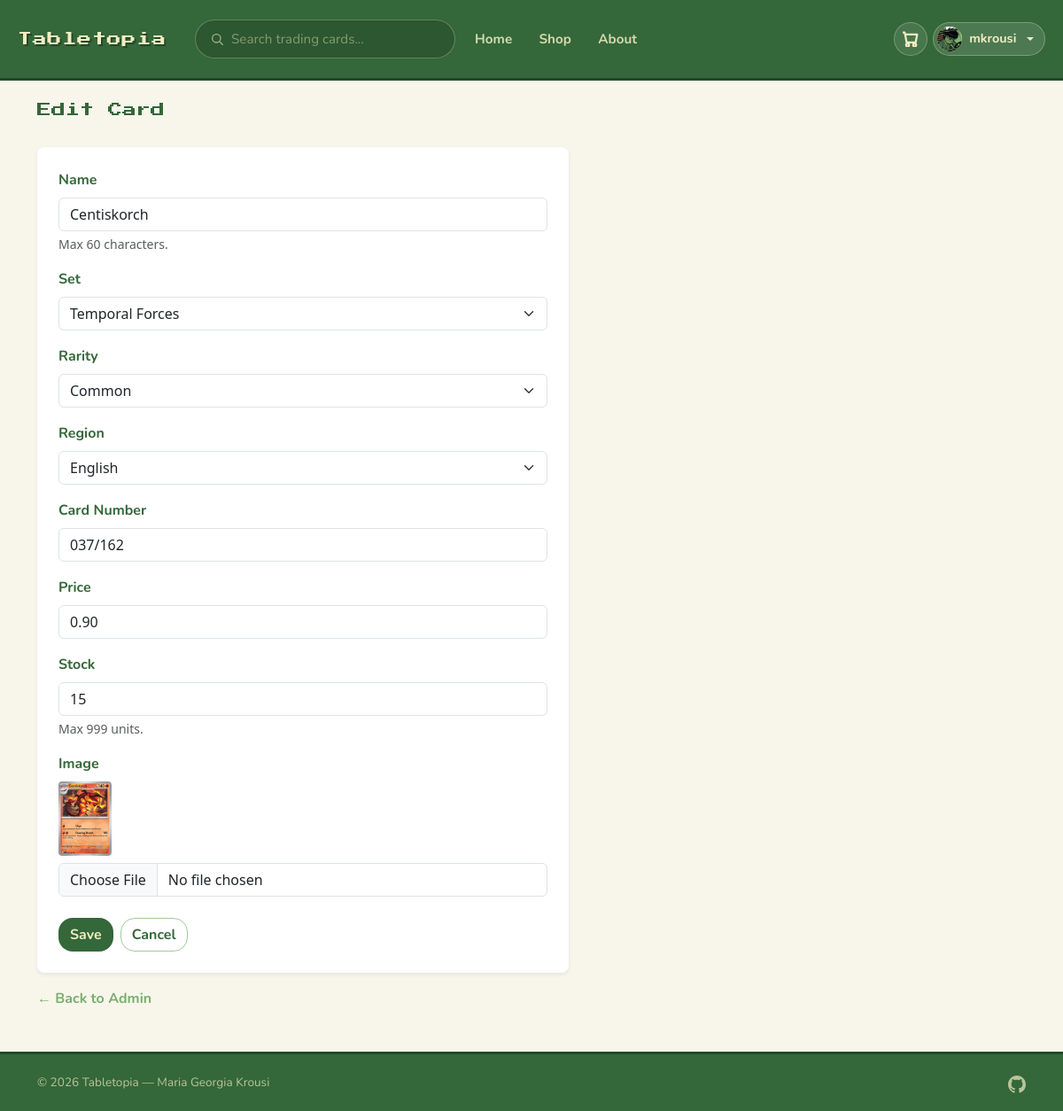
The app's page /admin-panel/cards/8/edit/ (signed in) with its own data.
### users/models.py (models this page shows, shortened)
class UserProfile(models.Model):
    user = models.OneToOneField('auth.User', on_delete=models.CASCADE)
    profile_picture = models.ImageField(upload_to='profile_pictures/', blank=True)
    bio = models.TextField(blank=True, max_length=150)
    HEADER_COLORS = [
        ('#344657', 'Forest'),
        ('#79ae6f', 'Sage'),
        ('#4a6fa5', 'Ocean'),
        ('#7b4f8e', 'Dusk'),
        ('#8b5e3c', 'Chestnut'),
        ('#c0545a', 'Berry'),
    ]
    header_color = models.CharField(max_length=7, choices=HEADER_COLORS, default='#344657')

### shop/models.py (models this page shows, shortened)
class Card(models.Model):
    RARITY = [
        ('common', 'Common'),
        ('uncommon', 'Uncommon'),
        ('rare', 'Rare'),
        ('holo_rare', 'Holo Rare'),
        ('reverse_holo', 'Reverse Holo'),
        ('double_rare', 'Double Rare'),
        ('ultra_rare', 'Ultra Rare'),
        ('illustration_rare', 'Illustration Rare'),
        ('special_illustration_rare', 'Special Illustration Rare'),
        ('hyper_rare', 'Hyper Rare'),
        ('secret_rare', 'Secret Rare'),
        ('ace_spec', 'ACE SPEC'),
        ('promo', 'Promo'),
    ]
    REGION = [
        ('en', 'English'),
        ('jp', 'Japanese'),
        ('cn', 'Chinese'),
        ('kr', 'Korean'),
        ('de', 'German'),
        ('fr', 'French'),
        ('it', 'Italian'),
        ('pt', 'Portuguese'),
        ('es', 'Spanish'),
    ]
    name = models.CharField(max_length=60) # card name, eg "Dreepy"
    set = models.ForeignKey(Set, on_delete=models.CASCADE) # foreign key to Set model
    rarity = models.CharField(max_length=25, choices=RARITY) # card rarity
    region = models.CharField(max_length=5, choices=REGION, default='en') # card region, default to EN
    card_number = models.CharField(max_length=20) # card number in the set, eg "TWM 128/167"
    images = models.ImageField(upload_to='card_images/', blank=True) # card images
    price = models.DecimalField(max_digits=7, decimal_places=2) # card price
    stock = models.IntegerField(default=1)  # how many of this card we have

class Set(models.Model):
    name = models.CharField(max_length=60) # card set name, eg "Twilight Masquerade"
    code = models.CharField(max_length=10) # card set code, eg "TWM"
    slug = models.SlugField(unique=True, max_length=60)

### shop/views.py (the view, shortened to what this page needs)
# urls.py: path('admin-panel/cards/<int:id>/edit/', views.admin_card_edit, name='admin-card-edit'),
@login_required
@staff_required
def admin_card_edit(request, id):
    card = get_object_or_404(Card, id=id)
    return render(request, 'shop/admin/card_form.html', _card_form_context('Edit', card=card))

### shop/views.py (called while the page is built)
def _card_form_context(action, card=None, error=None):
    return {
        'sets': Set.objects.all(),
        'rarities': Card.RARITY,
        'regions': Card.REGION,
        'action': action,
        'card': card,
        'error': error,
    }

### shop/templates/shop/admin/card_form.html (shortened to what this page needs)
{% extends "shop/base.html" %}
{% load static %}
{% block content %}
<div class="d-flex justify-content-between align-items-center mb-4">
    <h1 style="font-family:'Press Start 2P',monospace;font-size:1rem;color:var(--tt-dark-green);">{{ action }} Card</h1>
</div>
<div class="bg-white rounded-3 shadow-sm p-4" style="max-width:600px;">
    <form method="post" enctype="multipart/form-data">
        <div class="mb-3">
            <label class="form-label" style="font-family:'Nunito',sans-serif;font-weight:700;color:var(--tt-dark-green);">Name</label>
            <input type="text" name="name" class="form-control" value="{{ card.name }}" maxlength="60" minlength="1" placeholder="e.g. Pikachu EX" required>
            <div class="form-text">Max 60 characters.</div>
        </div>
        <div class="mb-3">
            <label class="form-label" style="font-family:'Nunito',sans-serif;font-weight:700;color:var(--tt-dark-green);">Set</label>
            <select name="set" class="form-select" required>
                {% for set in sets %}
                    <option value="{{ set.id }}" {% if card.set_id == set.id %}selected{% endif %}>{{ set.name }}</option>
                {% endfor %}
            </select>
        </div>
        <div class="mb-3">
            <label class="form-label" style="font-family:'Nunito',sans-serif;font-weight:700;color:var(--tt-dark-green);">Rarity</label>
            <select name="rarity" class="form-select" required>
                {% for value, label in rarities %}
                    <option value="{{ value }}" {% if card.rarity == value %}selected{% endif %}>{{ label }}</option>
                {% endfor %}
            </select>
        </div>
        <div class="mb-3">
            <label class="form-label" style="font-family:'Nunito',sans-serif;font-weight:700;color:var(--tt-dark-green);">Region</label>
            <select name="region" class="form-select" required>
                {% for value, label in regions %}
                    <option value="{{ value }}" {% if card.region == value %}selected{% endif %}>{{ label }}</option>
                {% endfor %}
            </select>
        </div>
        <div class="mb-3">
            <label class="form-label" style="font-family:'Nunito',sans-serif;font-weight:700;color:var(--tt-dark-green);">Card Number</label>
            <input type="text" name="card_number" class="form-control" value="{{ card.card_number }}" maxlength="20" pattern="[0-9]+/[0-9]+" placeholder="Format: card number / set total e.g. 128/167" required>
        </div>
        <div class="mb-3">
            <label class="form-label" style="font-family:'Nunito',sans-serif;font-weight:700;color:var(--tt-dark-green);">Price</label>
            <input type="number" name="price" class="form-control" value="{{ card.price }}" step="0.01" min="0.01" max="99999.99" required>
        </div>
        <div class="mb-3">
            <label class="form-label" style="font-family:'Nunito',sans-serif;font-weight:700;color:var(--tt-dark-green);">Stock</label>
            <input type="number" name="stock" class="form-control" value="{{ card.stock }}" min="0" max="999" placeholder="e.g. 1">
            <div class="form-text">Max 999 units.</div>
        </div>
        <div class="mb-4">
            <label class="form-label" style="font-family:'Nunito',sans-serif;font-weight:700;color:var(--tt-dark-green);">Image</label>
            {% if card.images %}
                <div class="mb-2">
                    <img src="{{ card.images.url }}" width="60" height="84" style="object-fit:cover;border-radius:0.25rem;">
                </div>
            {% endif %}
            <input type="file" name="images" class="form-control" accept="image/*">
        </div>
        <div class="d-flex gap-2">
            <button type="submit" class="btn" style="background:var(--tt-dark-green);color:var(--tt-cream);border-radius:1rem;font-family:'Nunito',sans-serif;font-weight:700;">Save</button>
            <a href="{% url 'admin-cards' %}" class="btn" style="border:0.094rem solid var(--tt-light-green);color:var(--tt-dark-green);border-radius:1rem;font-family:'Nunito',sans-serif;font-weight:700;">Cancel</a>
        </div>
    </form>
</div>
<div class="mt-3">
    <a href="{% url 'admin-dashboard' %}" style="font-family:'Nunito',sans-serif;font-weight:700;color:var(--tt-mid-green);text-decoration:none;">← Back to Admin</a>
</div>
{% endblock %}

### shop/templates/shop/base.html (shortened to what this page needs)
{% load static %}
<!DOCTYPE html>
<html lang="en">
    <head>
        <link href="https://cdn.jsdelivr.net/npm/bootstrap@5.3.0/dist/css/bootstrap.min.css" rel="stylesheet">
        <link rel="stylesheet" href="{% static 'shop/css/base.css' %}">
    </head>
    <body>
        <nav class="tt-nav navbar navbar-expand-lg sticky-top" data-bs-theme="dark">
            <div class="container-fluid">
                <a class="tt-brand navbar-brand" href="{% url 'home' %}">Tabletopia</a>
                <form class="tt-search flex-grow-1 mx-2" method="GET" action="{% url 'shop-index' %}">
                    <svg fill="none" stroke="rgb(242,237,194)" stroke-width="2" viewBox="0 0 24 24" style="flex-shrink:0;opacity:0.6;width:1rem;height:1rem;">
                        <circle cx="11" cy="11" r="7"/><line x1="16.5" y1="16.5" x2="22" y2="22"/>
                    </svg>
                    <input type="text" name="q" placeholder="Search trading cards..." value="{{ request.GET.q }}">
                </form>
                <div class="collapse navbar-collapse" id="navbarCollapse">
                    <div class="tt-nav-links me-auto">
                        <a href="{% url 'home' %}"
                           class="tt-nav-link {% if request.resolver_match.url_name == 'home' %}active{% endif %}">
                            Home
                        </a>
                        <a href="{% url 'shop-index' %}"
                           class="tt-nav-link {% if request.resolver_match.url_name == 'shop-index' or request.resolver_match.url_name == 'card-detail' %}active{% endif %}">
                            Shop
                        </a>
                        <a href="{% url 'about' %}"
                           class="tt-nav-link {% if request.resolver_match.url_name == 'about' %}active{% endif %}">
                            About
                        </a>
                    </div>
                    <div class="tt-nav-right d-none d-lg-flex">
                        <a href="{% url 'cart-index' %}" class="tt-cart">
                        </a>
                        {% if request.user.is_authenticated %}
                            <div class="dropdown tt-dropdown">
                                <a class="tt-user-toggle dropdown-toggle" href="#" role="button"
                                   data-bs-toggle="dropdown" aria-expanded="false">
                                    <div class="tt-avatar">
                                        {% if request.user.userprofile.profile_picture %}
                                            <img src="{{ request.user.userprofile.profile_picture.url }}" alt="">
                                        {% else %}
                                            {{ request.user.username|first|upper }}
                                        {% endif %}
                                    </div>
                                    {{ request.user.username }}
                                </a>
                            </div>
                        {% else %}
                            <a href="{% url 'login' %}" class="tt-btn-login">Login</a>
                            <a href="{% url 'register' %}" class="tt-btn-register">Register</a>
                        {% endif %}
                    </div>
                </div>
            </div>
        </nav>
        <div class="container mt-4">
            {% block content %}
            {% endblock %}
        </div>
        <footer class="tt-footer mt-5">
            <div class="container">
                <div class="d-flex justify-content-between align-items-center">
                    <p class="tt-footer-text">© 2026 Tabletopia — Maria Georgia Krousi</p>
                    <a href="https://github.com/marayia" target="_blank" class="tt-footer-link">
                    </a>
                </div>
            </div>
        </footer>
    </body>
</html>

### shop/static/shop/css/base.css (style rules this page uses)
:root { --tt-dark-green: rgb(52, 103, 57); --tt-mid-green: rgb(121, 174, 111); --tt-light-green: rgb(159, 203, 152); --tt-cream: rgb(242, 237, 194); --tt-bg: rgb(248, 246, 235); --tt-dark-shadow: rgb(35, 72, 39); --tt-danger: #dc2626; --tt-border: #e5e7eb; }
body { min-height: 100vh; display: flex; flex-direction: column; background-color: var(--tt-bg); }
.container.mt-4 { flex: 1; }
.tt-nav { background: var(--tt-dark-green); border-bottom: 0.2rem solid var(--tt-dark-shadow); font-family: 'Nunito', 'Trebuchet MS', Arial, sans-serif; }
.tt-nav .container-fluid { display: flex; align-items: center; padding: 0 1.25rem; min-height: 4.5rem; }
.tt-brand { font-family: 'Press Start 2P', 'Courier New', Courier, monospace; font-size: 1rem; color: var(--tt-cream) !important; text-decoration: none; letter-spacing: 0.05em; white-space: nowrap; margin-right: 1.5rem; text-shadow: 0.125rem 0.125rem 0 var(--tt-dark-shadow); image-rendering: pixelated; display: flex; align-items: center; gap: 0.5rem; flex-shrink: 0; }
.tt-nav-links { display: flex; align-items: center; gap: 0.15rem; margin-right: 1rem; flex-shrink: 0; }
.tt-nav-link { color: rgba(242, 237, 194, 0.85) !important; text-decoration: none !important; font-weight: 700; font-size: 0.95rem; padding: 0.375rem 0.875rem; border-radius: 1.25rem; transition: background 0.15s, color 0.15s; white-space: nowrap; }
.tt-search { flex: 1; min-width: 0; display: flex; align-items: center; background: rgba(0, 0, 0, 0.15); border-radius: 1.5rem; border: 0.094rem solid rgba(242, 237, 194, 0.3); padding: 0 1rem; gap: 0.5rem; transition: border-color 0.15s, background 0.15s; }
.tt-search svg { flex-shrink: 0; width: 1rem; height: 1rem; }
.tt-search input { background: transparent; border: none; outline: none; color: var(--tt-cream); font-family: 'Nunito', 'Trebuchet MS', Arial, sans-serif; font-size: 0.95rem; font-weight: 600; width: 100%; padding: 0.625rem 0; }
.tt-search input::placeholder { color: rgba(242, 237, 194, 0.45); font-weight: 400; }
.tt-nav-right { display: flex; align-items: center; gap: 0.375rem; margin-left: 1rem; flex-shrink: 0; }
.tt-cart { position: relative; background: rgba(255, 255, 255, 0.1); border: 0.094rem solid rgba(242, 237, 194, 0.3); border-radius: 50%; width: 2.375rem; height: 2.375rem; display: flex; align-items: center; justify-content: center; color: var(--tt-cream); text-decoration: none; transition: background 0.15s; flex-shrink: 0; }
.tt-cart svg { width: 1.125rem; height: 1.125rem; }
.tt-user-toggle { display: flex; align-items: center; gap: 0.5rem; background: rgba(255, 255, 255, 0.12); border: 0.094rem solid rgba(242, 237, 194, 0.3); border-radius: 1.5rem; padding: 0.25rem 0.75rem 0.25rem 0.25rem; cursor: pointer; color: var(--tt-cream); font-family: 'Nunito', 'Trebuchet MS', Arial, sans-serif; font-size: 0.9rem; font-weight: 700; transition: background 0.15s; text-decoration: none; }
.tt-avatar { width: 1.75rem; height: 1.75rem; border-radius: 50%; background: var(--tt-cream); color: var(--tt-dark-green); font-size: 0.75rem; font-weight: 700; display: flex; align-items: center; justify-content: center; flex-shrink: 0; overflow: hidden; }
.tt-avatar img { width: 100%; height: 100%; object-fit: cover; }
.tt-footer { background: var(--tt-dark-green); border-top: 0.2rem solid var(--tt-dark-shadow); padding: 1.25rem 0; margin-top: auto; }
.tt-footer-text { font-family: 'Nunito', sans-serif; font-size: 0.85rem; color: rgba(242, 237, 194, 0.7); margin: 0; }
.tt-footer-link { color: rgba(242, 237, 194, 0.7); text-decoration: none; transition: color 0.15s; }

### records on screen
Card: name "Centiskorch", set "Temporal Forces", rarity "Common", region "English", card_number "037/162", price "0.90", stock "15", images (picture)

### other values on screen
{{ request.user.username }} "mkrousi"
{{ action }} "Edit"
